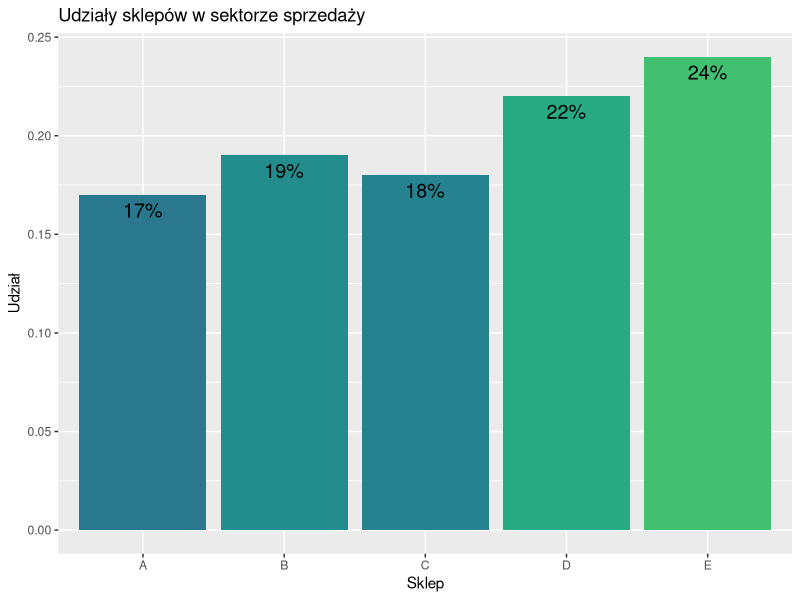
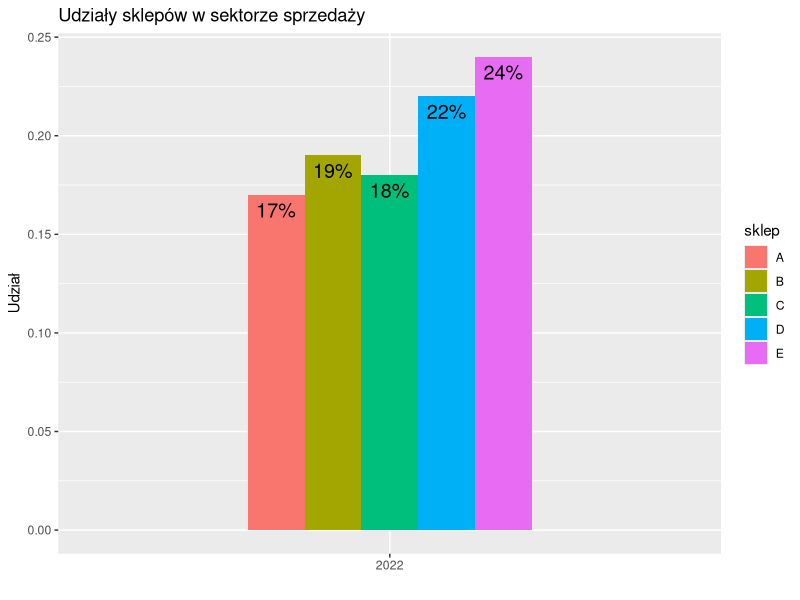
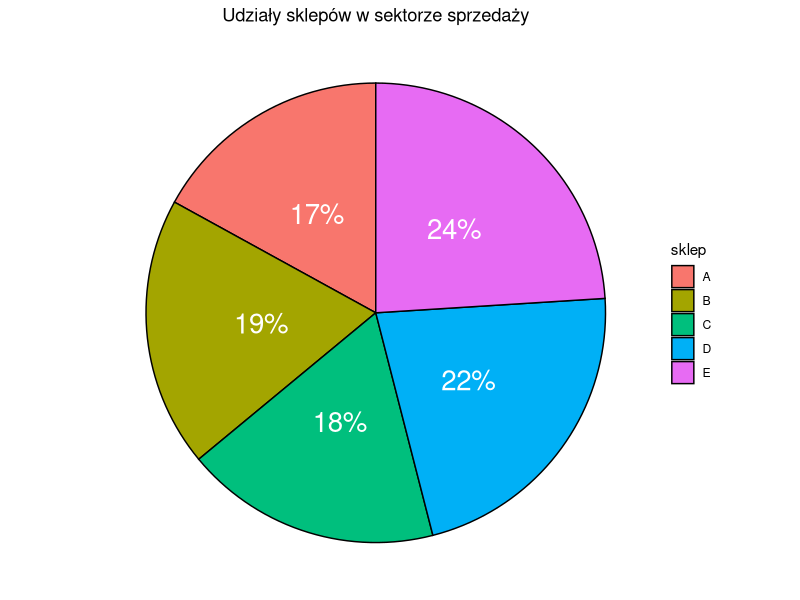

Generate these figures, in order, with R:
library(dplyr)
library(ggplot2)

# Mamy 5 wiodących firm A, B, C, D, E , F produkcyjnych działających w tym samym sektorze. Ich udział w rynku jest odpowiednio 
# A - 17%
# B - 19%
# C - 18%
# D - 22%
# E - 23%
# Zobrazować podane dane na wykresach słupkowych, słupkowych zgrupowanych, kołowych. Która z wizualizacji jest najtrafniejsza?

udzialy <- tibble(
  sklep = c("A","B","C","D","E"), 
  udzial = c(.17,.19,.18,.22,.24),
  rok = 2022)

# Wykres słupkowy
ggplot(udzialy, aes(x= sklep, y= udzial, fill= udzial)) +
  geom_col() +
  labs(title= "Udziały sklepów w sektorze sprzedaży",
       y= "Udział",
       x= "Sklep") +
  scale_fill_viridis_c(begin= 0.4,
                       end= 0.7,
                       direction= 1) +
  geom_text(aes(label= paste0(round(udzial*100),"%")),
            size= 5,
            position = position_dodge(0.9),
            vjust = 1.5) +
  theme(legend.position="none")

# Wykres słupkowy zgrupowany
ggplot(udzialy, aes(x= rok, y= udzial, fill= sklep)) +
  geom_bar(stat = "identity", position= "dodge") +
  labs(title= "Udziały sklepów w sektorze sprzedaży",
       y= "Udział",
       x= "") +
  geom_text(aes(label= paste0(round(udzial*100),"%")),
            size= 5,
            position = position_dodge(0.9),
            vjust = 1.5) +
  scale_x_discrete(limit = c(2022))

# Wykres kołowy
ggplot(udzialy, aes(x= rok, y= udzial, fill= sklep)) +
  geom_bar(stat = "identity", width=1,  color="black") +
  labs(title= "Udziały sklepów w sektorze sprzedaży",
       y= "",
       x= "") +
  geom_text(aes(label= paste0(round(udzial*100),"%")),
            position = position_stack(vjust = 0.5),
            size= 7,
            color = "white") +
  theme_void() +
  coord_polar("y") +
  theme(plot.title = element_text(hjust = 0.5))




